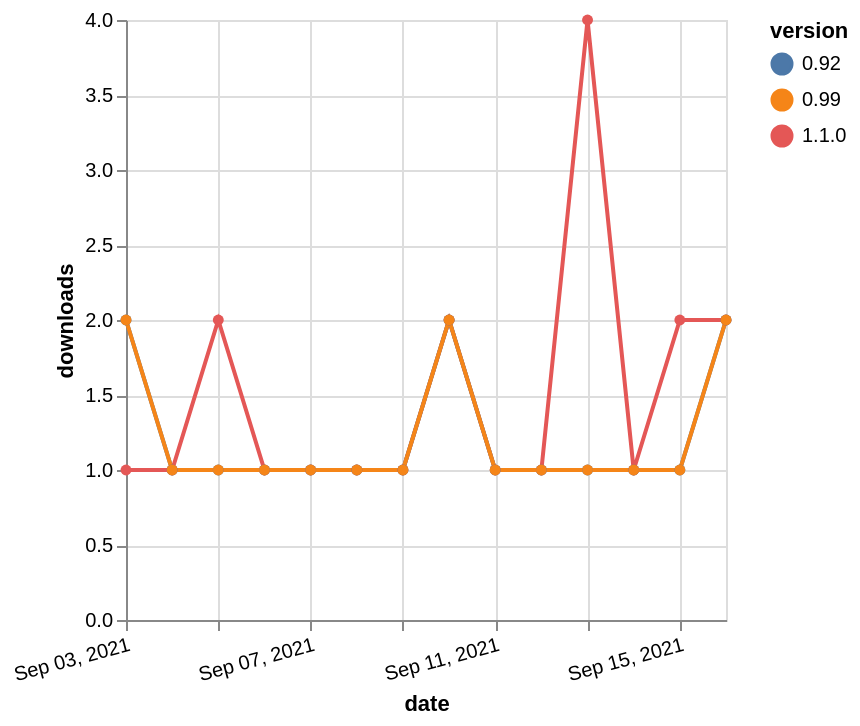

Describe this chart as a Vega-Lite specification.
### Vega-Lite specification from a JSON file in a GitHub repository (floating-point values rounded to 4 significant figures)
{"$schema": "https://vega.github.io/schema/vega-lite/v5.json", "description": "A simple bar chart with embedded data.", "data": {"values": [{"date": "2021-09-03", "total": 697, "delta": 1, "version": "1.1.0"}, {"date": "2021-09-04", "total": 698, "delta": 1, "version": "1.1.0"}, {"date": "2021-09-05", "total": 700, "delta": 2, "version": "1.1.0"}, {"date": "2021-09-06", "total": 701, "delta": 1, "version": "1.1.0"}, {"date": "2021-09-07", "total": 702, "delta": 1, "version": "1.1.0"}, {"date": "2021-09-08", "total": 703, "delta": 1, "version": "1.1.0"}, {"date": "2021-09-09", "total": 704, "delta": 1, "version": "1.1.0"}, {"date": "2021-09-10", "total": 706, "delta": 2, "version": "1.1.0"}, {"date": "2021-09-11", "total": 707, "delta": 1, "version": "1.1.0"}, {"date": "2021-09-12", "total": 708, "delta": 1, "version": "1.1.0"}, {"date": "2021-09-13", "total": 712, "delta": 4, "version": "1.1.0"}, {"date": "2021-09-14", "total": 713, "delta": 1, "version": "1.1.0"}, {"date": "2021-09-15", "total": 715, "delta": 2, "version": "1.1.0"}, {"date": "2021-09-16", "total": 717, "delta": 2, "version": "1.1.0"}, {"date": "2021-09-03", "total": 164, "delta": 2, "version": "0.92"}, {"date": "2021-09-04", "total": 165, "delta": 1, "version": "0.92"}, {"date": "2021-09-05", "total": 166, "delta": 1, "version": "0.92"}, {"date": "2021-09-06", "total": 167, "delta": 1, "version": "0.92"}, {"date": "2021-09-07", "total": 168, "delta": 1, "version": "0.92"}, {"date": "2021-09-08", "total": 169, "delta": 1, "version": "0.92"}, {"date": "2021-09-09", "total": 170, "delta": 1, "version": "0.92"}, {"date": "2021-09-10", "total": 172, "delta": 2, "version": "0.92"}, {"date": "2021-09-11", "total": 173, "delta": 1, "version": "0.92"}, {"date": "2021-09-12", "total": 174, "delta": 1, "version": "0.92"}, {"date": "2021-09-13", "total": 175, "delta": 1, "version": "0.92"}, {"date": "2021-09-14", "total": 176, "delta": 1, "version": "0.92"}, {"date": "2021-09-15", "total": 177, "delta": 1, "version": "0.92"}, {"date": "2021-09-16", "total": 179, "delta": 2, "version": "0.92"}, {"date": "2021-09-03", "total": 341, "delta": 2, "version": "0.99"}, {"date": "2021-09-04", "total": 342, "delta": 1, "version": "0.99"}, {"date": "2021-09-05", "total": 343, "delta": 1, "version": "0.99"}, {"date": "2021-09-06", "total": 344, "delta": 1, "version": "0.99"}, {"date": "2021-09-07", "total": 345, "delta": 1, "version": "0.99"}, {"date": "2021-09-08", "total": 346, "delta": 1, "version": "0.99"}, {"date": "2021-09-09", "total": 347, "delta": 1, "version": "0.99"}, {"date": "2021-09-10", "total": 349, "delta": 2, "version": "0.99"}, {"date": "2021-09-11", "total": 350, "delta": 1, "version": "0.99"}, {"date": "2021-09-12", "total": 351, "delta": 1, "version": "0.99"}, {"date": "2021-09-13", "total": 352, "delta": 1, "version": "0.99"}, {"date": "2021-09-14", "total": 353, "delta": 1, "version": "0.99"}, {"date": "2021-09-15", "total": 354, "delta": 1, "version": "0.99"}, {"date": "2021-09-16", "total": 356, "delta": 2, "version": "0.99"}]}, "width": "container", "mark": {"type": "line", "point": {"filled": true}}, "encoding": {"x": {"field": "date", "type": "temporal", "timeUnit": "yearmonthdate", "title": "date", "axis": {"labelAngle": -15}}, "y": {"field": "delta", "type": "quantitative", "title": "downloads"}, "color": {"field": "version", "type": "nominal"}, "tooltip": {"field": "delta"}}}
